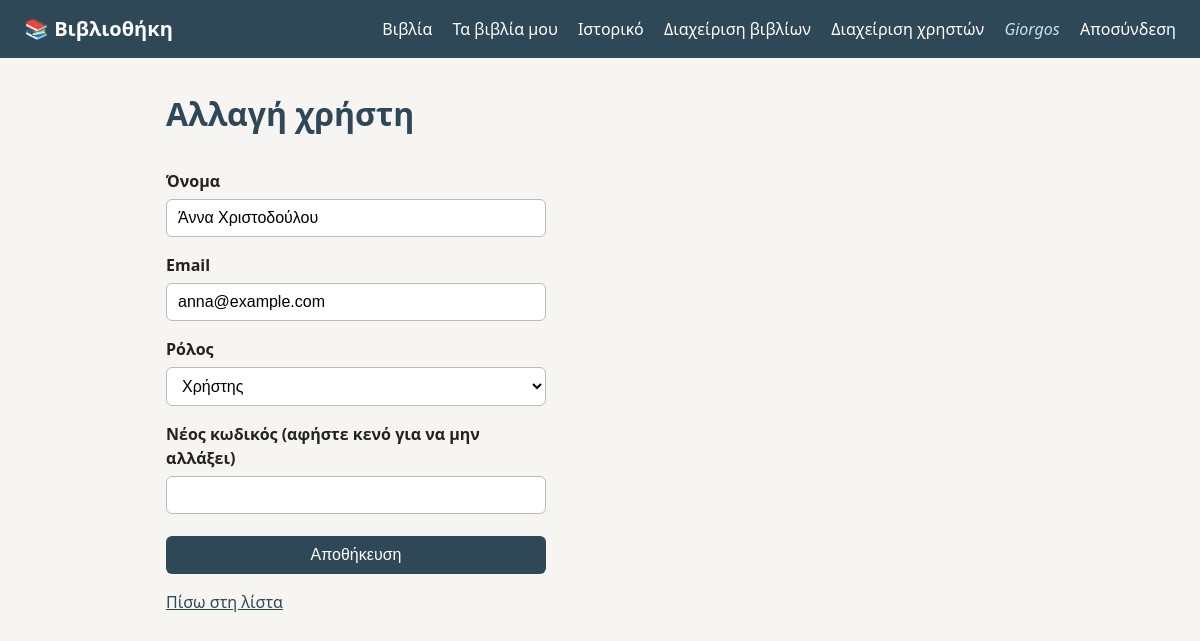
Screenshot of /admin/users/11/edit (signed in) with the database file from the repository.
### tables this page shows
CREATE TABLE users (
    id            INTEGER PRIMARY KEY AUTOINCREMENT,
    name          TEXT NOT NULL,
    email         TEXT NOT NULL UNIQUE,
    password_hash TEXT NOT NULL,
    role          TEXT NOT NULL DEFAULT 'user'
                  CHECK (role IN ('admin', 'user'))
);

### controllers/admin_controller.py (the view, shortened to what this page needs)
@admin.route("/users/<int:user_id>/edit", methods=["GET", "POST"])
@admin_required
def edit_user(user_id):
    try:
        user = current_app.user_service.get(user_id)
    except ServiceError as error:
        flash(str(error), "error")
        return redirect(url_for("admin.users"))
    return render_template("admin/user_form.html",
                           heading="Αλλαγή χρήστη", user=user, is_new=False)

### controllers/auth_controller.py (called while the page is built)
@auth.before_app_request
def load_current_user():
    g.user = None
    user_id = session.get("user_id")
    if user_id is not None:
        try:
            g.user = current_app.user_service.get(user_id)
        except ServiceError:
            session.clear()

### dao/user_dao.py (called while the page is built)
    def get_by_id(self, user_id):
        conn = get_connection(self.db_path)
        row = conn.execute(
            "SELECT * FROM users WHERE id = ?", (user_id,)
        ).fetchone()
        conn.close()
        if row is None:
            return None
        return self._row_to_user(row)

    def _row_to_user(self, row):
        return User(
            id=row["id"],
            name=row["name"],
            email=row["email"],
            password_hash=row["password_hash"],
            role=row["role"],
        )

### database.py (called while the page is built)
def get_connection(db_path=DB_PATH):
    conn = sqlite3.connect(db_path)
    conn.row_factory = sqlite3.Row
    conn.execute("PRAGMA foreign_keys = ON")
    return conn

### models/user.py (called while the page is built)
    def is_admin(self):
        return self.role == User.ROLE_ADMIN

### services/user_service.py (called while the page is built)
    def get(self, user_id):
        user = self.user_dao.get_by_id(user_id)
        if user is None:
            raise ServiceError("Ο χρήστης δεν βρέθηκε.")
        return user

### templates/admin/user_form.html (shortened to what this page needs)
{% extends "base.html" %}
{% block content %}
    <h1>{{ heading }}</h1>
    <form method="post">
        <label for="name">Όνομα</label>
        <input id="name" name="name" value="{{ user.name or '' }}" required>
        <label for="email">Email</label>
        <input id="email" name="email" type="email" value="{{ user.email or '' }}" required>
        <label for="role">Ρόλος</label>
        <select id="role" name="role">
            <option value="user" {% if user.role != "admin" %}selected{% endif %}>Χρήστης</option>
        </select>
        {% if is_new %}
            <label for="password">Κωδικός (τουλάχιστον 6 χαρακτήρες)</label>
            <input id="password" name="password" type="password" required>
        {% else %}
            <label for="password">Νέος κωδικός (αφήστε κενό για να μην αλλάξει)</label>
            <input id="password" name="password" type="password">
        {% endif %}
        <button type="submit">Αποθήκευση</button>
    </form>
    <p><a href="{{ url_for('admin.users') }}">Πίσω στη λίστα</a></p>
{% endblock %}

### templates/base.html (shortened to what this page needs)
<!doctype html>
<html lang="el">
<head>
    <link rel="stylesheet" href="{{ url_for('static', filename='style.css') }}">
</head>
<body>
    <header>
        <a class="logo" href="{{ url_for('home') }}">📚 Βιβλιοθήκη</a>
        <nav>
            {% if g.user %}
                <a href="{{ url_for('user.books') }}">Βιβλία</a>
                <a href="{{ url_for('user.my_loans') }}">Τα βιβλία μου</a>
                <a href="{{ url_for('user.history') }}">Ιστορικό</a>
                {% if g.user.is_admin() %}
                    <a href="{{ url_for('admin.books') }}">Διαχείριση βιβλίων</a>
                    <a href="{{ url_for('admin.users') }}">Διαχείριση χρηστών</a>
                {% endif %}
                <span class="user-name">{{ g.user.name }}</span>
                <a href="{{ url_for('auth.logout') }}">Αποσύνδεση</a>
            {% else %}
                <a href="{{ url_for('auth.login') }}">Σύνδεση</a>
                <a href="{{ url_for('auth.register') }}">Εγγραφή</a>
            {% endif %}
        </nav>
    </header>
    <main>
        {% block content %}{% endblock %}
    </main>
</body>
</html>

### static/style.css (style rules this page uses)
:root { --primary: #2f4858; --primary-light: #3e5f74; --background: #f6f5f2; --card: #ffffff; --text: #222222; --muted: #6b6b6b; --border: #e5e2dc; --success-bg: #dff3e4; --success-text: #1d5e2f; --error-bg: #fbe3e3; --error-text: #8a1c1c; --danger: #a33a3a; --danger-light: #c04848; }
* { box-sizing: border-box; }
body { font-family: system-ui, sans-serif; margin: 0; background: var(--background); color: var(--text); line-height: 1.5; }
main { max-width: 900px; margin: 32px auto; padding: 0 16px; }
h1 { margin-top: 0; color: var(--primary); }
a { color: var(--primary); }
header { display: flex; flex-wrap: wrap; justify-content: space-between; align-items: center; gap: 8px; padding: 14px 24px; background: var(--primary); }
header a { color: white; text-decoration: none; margin-left: 16px; }
header .logo { font-weight: bold; font-size: 1.25em; margin-left: 0; }
header .user-name { color: #cfe0ea; margin-left: 16px; font-style: italic; }
form { display: flex; flex-direction: column; gap: 6px; max-width: 380px; }
label { margin-top: 10px; font-weight: 600; }
input, select { padding: 9px 11px; border: 1px solid #bbb; border-radius: 6px; font-size: 1em; background: white; }
button { margin-top: 16px; padding: 10px; border: none; border-radius: 6px; background: var(--primary); color: white; font-size: 1em; cursor: pointer; }

### rows the page displays
users: user.name "Giorgos"
users: name "Άννα Χριστοδούλου", email "anna@example.com", role "Χρήστης"

### other values shown
{{ heading }} "Αλλαγή χρήστη"
